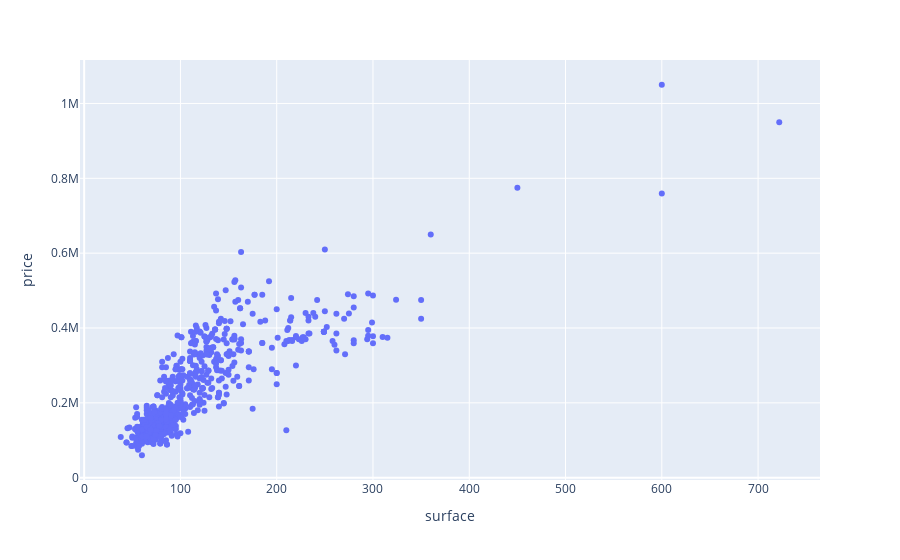

This figure's notebook cell:
### Markdown cell above
#### Could you say there is a relation between surface and price? (★★☆) 
Hint: make a scatter plot.

### Code cell
import matplotlib.pyplot as plt
import numpy as np
import pandas as pd

pd.options.plotting.backend = 'plotly'

x = south_belt.loc[south_belt['price']!=0]

x.plot(kind='scatter', x="surface", y="price")

### Figure 1 — Plotly figure (JSON) as saved in the notebook; plotly's stock layout.template omitted (floating-point values rounded to 4 significant figures; data arrays with more than 128 entries replaced by an {"elided": "..."} marker saying what was removed)
{"data": [{"hovertemplate": "surface=%{x}<br>price=%{y}<extra></extra>", "legendgroup": "", "marker": {"color": "#636efa", "symbol": "circle"}, "mode": "markers", "name": "", "orientation": "v", "showlegend": false, "type": "scatter", "x": {"elided": "895 int values"}, "xaxis": "x", "y": {"elided": "895 int values"}, "yaxis": "y"}], "layout": {"legend": {"tracegroupgap": 0}, "margin": {"t": 60}, "xaxis": {"anchor": "y", "domain": [0, 1], "title": {"text": "surface"}}, "yaxis": {"anchor": "x", "domain": [0, 1], "title": {"text": "price"}}}}
